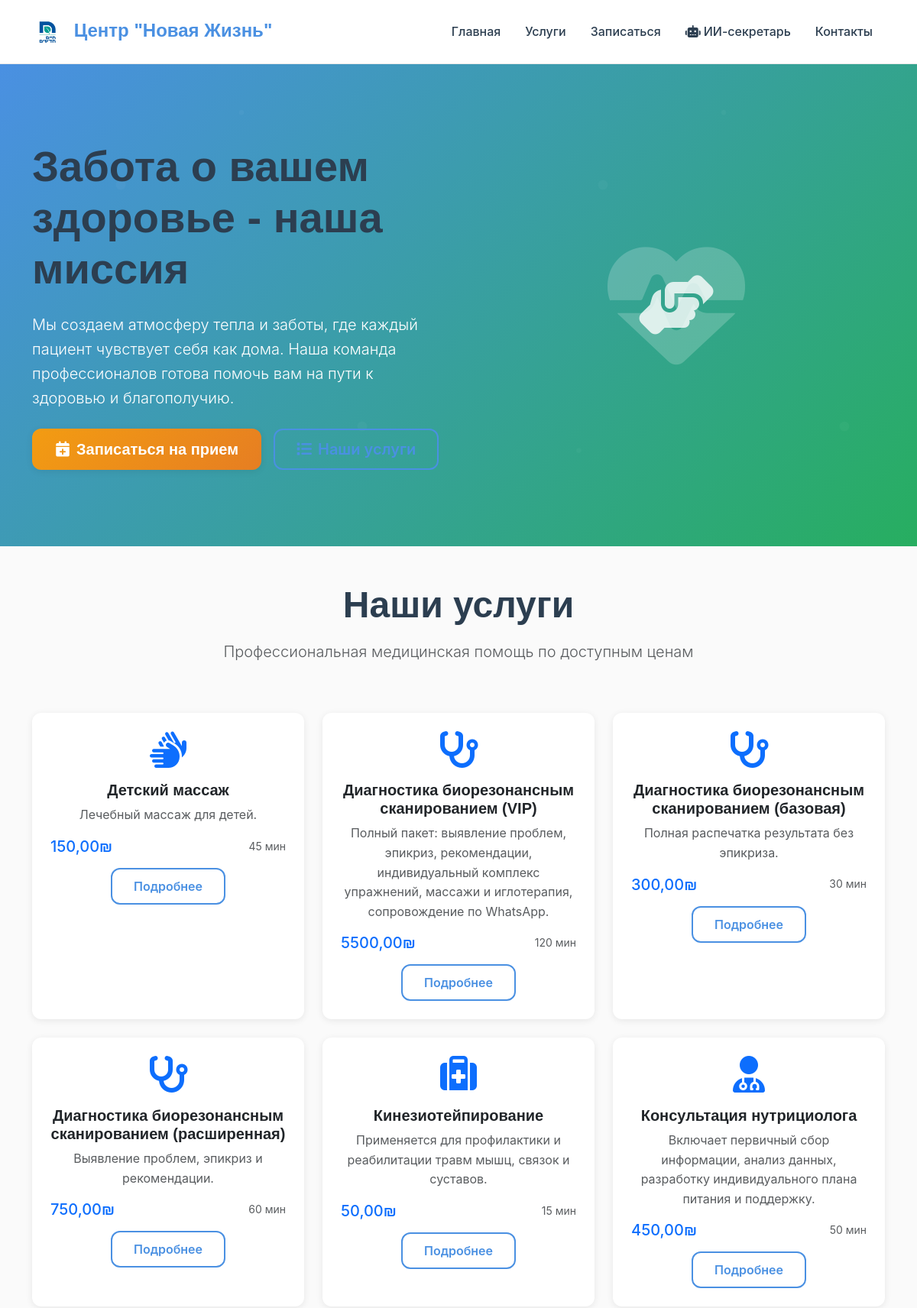
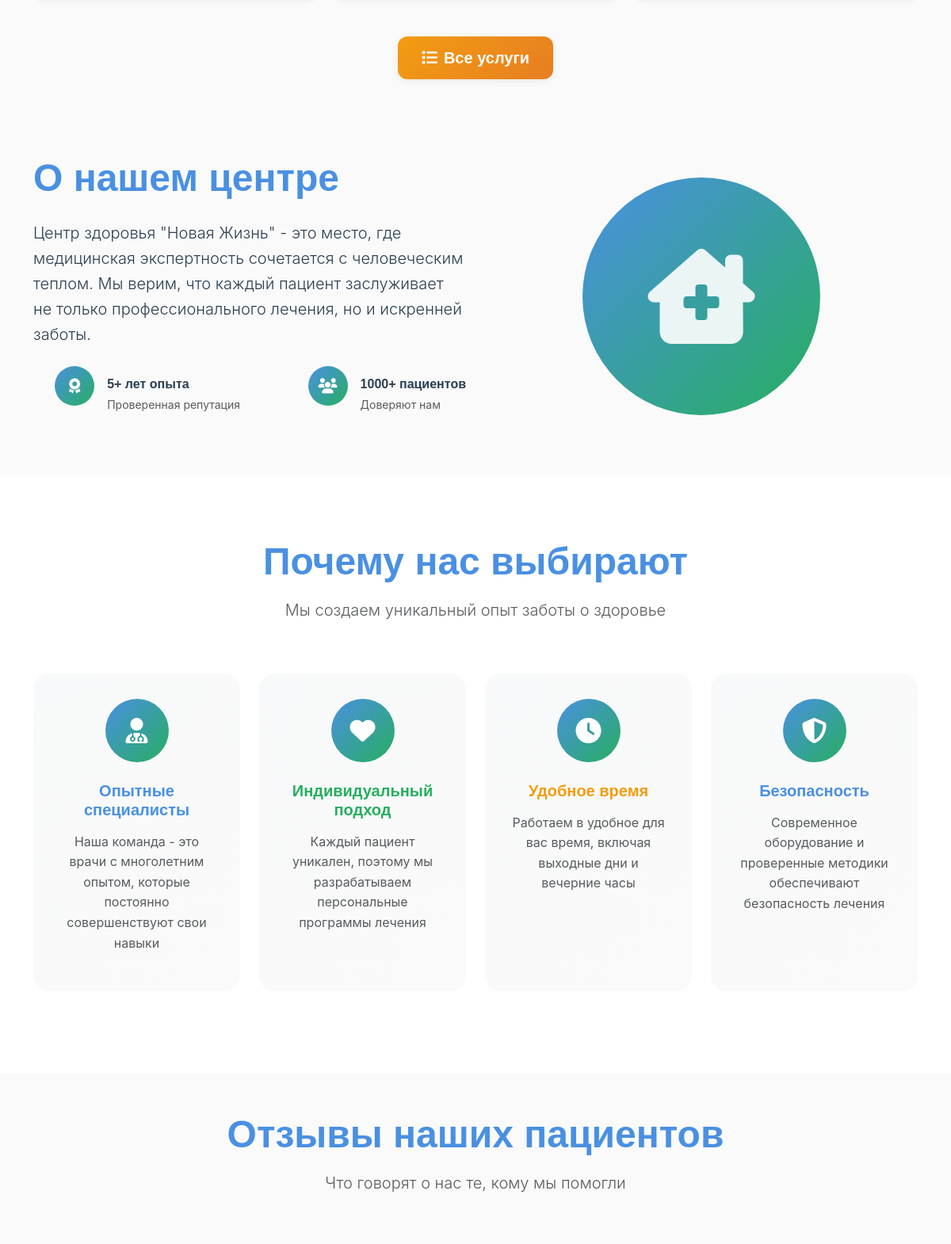
The page / (upper part) on the database its author committed (2 pictures, top to bottom).
### core/models.py (models this page shows, shortened)
class Service(models.Model):
    CATALOG_CHOICES = [
        ('A', 'Каталог А (Израиль)'),
        ('B', 'Каталог B (Заграница)'),
    ]
    name = models.CharField(max_length=200, verbose_name="Название услуги")
    description = models.TextField(verbose_name="Описание")
    price = models.DecimalField(max_digits=10, decimal_places=2, verbose_name="Цена")
    currency = models.CharField(max_length=3, default="₪", verbose_name="Валюта")
    duration = models.IntegerField(help_text="Длительность в минутах", verbose_name="Длительность")
    catalog = models.CharField(max_length=1, choices=CATALOG_CHOICES, default='A', verbose_name="Каталог")
    is_active = models.BooleanField(default=True, verbose_name="Активна")
    created_at = models.DateTimeField(auto_now_add=True, verbose_name="Дата создания")
    class Meta:
        verbose_name = "Услуга"
        verbose_name_plural = "Услуги"
        ordering = ['catalog', 'name']

### core/views.py (the view)
# urls.py: path('', views.home, name='home'),
def home(request):
    popular_services = Service.objects.filter(is_active=True, catalog='A')[:6]
    context = {
        'popular_services': popular_services,
    }
    return render(request, 'core/home.html', context)

### templates/core/home.html (shortened to what this page needs)
{% extends 'base.html' %}
{% block content %}
<section class="hero-section">
    <div class="container">
        <div class="row align-items-center">
            <div class="col-lg-6 fade-in-up">
                <h1 class="display-4 fw-bold mb-4">Забота о вашем здоровье - наша миссия</h1>
                <p class="lead mb-4">
                    Мы создаем атмосферу тепла и заботы, где каждый пациент чувствует себя как дома.
                    Наша команда профессионалов готова помочь вам на пути к здоровью и благополучию.
                </p>
                <div class="d-flex flex-column flex-sm-row gap-3">
                    <a href="{% url 'core:appointment_form' %}" class="btn btn-primary btn-lg">
                        <i class="fas fa-calendar-plus me-2"></i>Записаться на прием
                    </a>
                    <a href="{% url 'core:services' %}" class="btn btn-outline-primary btn-lg">
                        <i class="fas fa-list me-2"></i>Наши услуги
                    </a>
                </div>
            </div>
            <div class="col-lg-6 text-center">
                <div style="position: relative;">
                    <i class="fas fa-heartbeat text-white" style="font-size: 180px; opacity: 0.2;"></i>
                    <div style="position: absolute; top: 50%; left: 50%; transform: translate(-50%, -50%);">
                        <i class="fas fa-hands-helping text-white" style="font-size: 80px; opacity: 0.8;"></i>
                    </div>
                </div>
            </div>
        </div>
    </div>
</section>
<section class="py-5">
    <div class="container">
        <div class="row">
            <div class="col-12 text-center mb-5">
                <h2 class="display-5 fw-bold">Наши услуги</h2>
                <p class="lead text-muted">Профессиональная медицинская помощь по доступным ценам</p>
            </div>
        </div>
        <div class="row">
            {% for service in popular_services %}
            <div class="col-md-4 mb-4">
                <div class="card service-card h-100">
                    <div class="card-body text-center">
                        <div class="mb-3">
                            {% if 'массаж' in service.name.lower %}
                                <i class="fas fa-hands text-primary" style="font-size: 3rem;"></i>
                            {% elif 'консультация' in service.name.lower %}
                                <i class="fas fa-user-md text-primary" style="font-size: 3rem;"></i>
                            {% elif 'диагностика' in service.name.lower %}
                                <i class="fas fa-stethoscope text-primary" style="font-size: 3rem;"></i>
                            {% else %}
                                <i class="fas fa-medkit text-primary" style="font-size: 3rem;"></i>
                            {% endif %}
                        </div>
                        <h5 class="card-title">{{ service.name }}</h5>
                        <p class="card-text text-muted">{{ service.description|truncatewords:15 }}</p>
                        <div class="d-flex justify-content-between align-items-center">
                            <span class="h5 text-primary mb-0">{{ service.price }}{{ service.currency }}</span>
                            <small class="text-muted">{{ service.duration }} мин</small>
                        </div>
                        <a href="{% url 'core:service_detail' service.id %}" class="btn btn-outline-primary mt-3">
                            Подробнее
                        </a>
                    </div>
                </div>
            </div>
            {% endfor %}
        </div>
        <div class="text-center mt-4">
            <a href="{% url 'core:services' %}" class="btn btn-primary btn-lg">
                <i class="fas fa-list me-2"></i>Все услуги
            </a>
        </div>
    </div>
</section>
<section class="py-5 bg-cream">
    <div class="container">
        <div class="row align-items-center">
            <div class="col-lg-6 mb-4 mb-lg-0">
                <h2 class="display-5 fw-bold mb-4 text-primary-blue">О нашем центре</h2>
                <p class="lead mb-4">
                    Центр здоровья "Новая Жизнь" - это место, где медицинская экспертность сочетается с человеческим теплом.
                    Мы верим, что каждый пациент заслуживает не только профессионального лечения, но и искренней заботы.
                </p>
                <div class="row">
                    <div class="col-6 mb-3">
                        <div class="d-flex align-items-center">
                            <div class="advantage-icon me-3" style="width: 50px; height: 50px; font-size: 1.2rem;">
                                <i class="fas fa-award"></i>
                            </div>
                            <div>
                                <h6 class="mb-1">5+ лет опыта</h6>
                                <small class="text-muted">Проверенная репутация</small>
                            </div>
                        </div>
                    </div>
                    <div class="col-6 mb-3">
                        <div class="d-flex align-items-center">
                            <div class="advantage-icon me-3" style="width: 50px; height: 50px; font-size: 1.2rem;">
                                <i class="fas fa-users"></i>
                            </div>
                            <div>
                                <h6 class="mb-1">1000+ пациентов</h6>
                                <small class="text-muted">Доверяют нам</small>
                            </div>
                        </div>
                    </div>
                </div>
            </div>
            <div class="col-lg-6 text-center">
                <div class="position-relative">
                    <div class="bg-gradient-primary rounded-circle d-inline-flex align-items-center justify-content-center"
                         style="width: 300px; height: 300px;">
                        <i class="fas fa-clinic-medical text-white" style="font-size: 120px; opacity: 0.9;"></i>
                    </div>
                </div>
            </div>
        </div>
    </div>
</section>
<section class="advantages-section">
    <div class="container">
        <div class="row">
            <div class="col-12 text-center mb-5">
                <h2 class="display-5 fw-bold text-primary-blue">Почему нас выбирают</h2>
                <p class="lead text-muted">Мы создаем уникальный опыт заботы о здоровье</p>
            </div>
        </div>
        <div class="row">
            <div class="col-md-6 col-lg-3 mb-4">
                <div class="advantage-card">
                    <div class="advantage-icon">
                        <i class="fas fa-user-md"></i>
                    </div>
                    <h5 class="text-primary-blue">Опытные специалисты</h5>
                    <p class="text-muted">Наша команда - это врачи с многолетним опытом, которые постоянно совершенствуют свои навыки</p>
                </div>
            </div>
            <div class="col-md-6 col-lg-3 mb-4">
                <div class="advantage-card">
                    <div class="advantage-icon">
                        <i class="fas fa-heart"></i>
                    </div>
                    <h5 class="text-primary-green">Индивидуальный подход</h5>
                    <p class="text-muted">Каждый пациент уникален, поэтому мы разрабатываем персональные программы лечения</p>
                </div>
            </div>
            <div class="col-md-6 col-lg-3 mb-4">
                <div class="advantage-card">
                    <div class="advantage-icon">
                        <i class="fas fa-clock"></i>
                    </div>
                    <h5 class="text-accent-orange">Удобное время</h5>
                    <p class="text-muted">Работаем в удобное для вас время, включая выходные дни и вечерние часы</p>
                </div>
            </div>
            <div class="col-md-6 col-lg-3 mb-4">
                <div class="advantage-card">
                    <div class="advantage-icon">
                        <i class="fas fa-shield-alt"></i>
                    </div>
                    <h5 class="text-primary-blue">Безопасность</h5>
                    <p class="text-muted">Современное оборудование и проверенные методики обеспечивают безопасность лечения</p>
                </div>
            </div>
        </div>
    </div>
</section>
<section class="py-5 bg-cream">
    <div class="container">
        <div class="row">
            <div class="col-12 text-center mb-5">
                <h2 class="display-5 fw-bold text-primary-blue">Отзывы наших пациентов</h2>
                <p class="lead text-muted">Что говорят о нас те, кому мы помогли</p>
            </div>
        </div>
    </div>
</section>
{% endblock %}

### static/css/custom.css (style rules this page uses)
:root { --primary-blue: #4A90E2; --primary-green: #27AE60; --accent-orange: #F39C12; --background-cream: #FAFAFA; --text-dark: #2C3E50; --text-light: #7F8C8D; --white: #FFFFFF; --light-gray: #ECF0F1; --border-color: #E8E8E8; --gradient-primary: linear-gradient(135deg, var(--primary-blue) 0%, var(--primary-green) 100%); --gradient-warm: linear-gradient(135deg, var(--accent-orange) 0%, #E67E22 100%); --gradient-soft: linear-gradient(135deg, #F8F9FA 0%, var(--background-cream) 100%); --shadow-soft: 0 2px 10px rgba(0, 0, 0, 0.08); --shadow-medium: 0 4px 20px rgba(0, 0, 0, 0.12); --shadow-strong: 0 8px 30px rgba(0, 0, 0, 0.15); --radius-small: 8px; --radius-medium: 12px; --radius-large: 20px; --transition-fast: 0.2s ease; --transition-medium: 0.3s ease; --transition-slow: 0.5s ease; }
body { font-family: 'Inter', -apple-system, BlinkMacSystemFont, 'Segoe UI', sans-serif; background-color: var(--background-cream); color: var(--text-dark); line-height: 1.6; }
h1, h2, h3, h4, h5, h6 { font-family: 'Poppins', sans-serif; font-weight: 600; color: var(--text-dark); margin-bottom: 1rem; }
.hero-section { background: var(--gradient-primary); color: var(--white); padding: 100px 0; position: relative; overflow: hidden; }
.hero-section::before { content: ''; position: absolute; top: 0; left: 0; right: 0; bottom: 0; opacity: 0.3; }
.hero-section .container { position: relative; z-index: 2; }
.btn-primary { background: var(--gradient-warm); border: none; padding: 12px 30px; border-radius: var(--radius-medium); font-weight: 600; font-family: 'Poppins', sans-serif; box-shadow: var(--shadow-soft); transition: var(--transition-medium); }
.btn-outline-primary { border: 2px solid var(--primary-blue); color: var(--primary-blue); background: transparent; padding: 10px 28px; border-radius: var(--radius-medium); font-weight: 600; transition: var(--transition-medium); }
.service-card { background: var(--white); border: none; border-radius: var(--radius-large); box-shadow: var(--shadow-soft); transition: var(--transition-medium); overflow: hidden; height: 100%; }
.service-card .card-body { padding: 1.5rem; }
.advantages-section { background: var(--white); padding: 80px 0; }
.advantage-card { text-align: center; padding: 2rem; border-radius: var(--radius-large); background: var(--gradient-soft); height: 100%; transition: var(--transition-medium); }
.advantage-icon { width: 80px; height: 80px; background: var(--gradient-primary); border-radius: 50%; display: flex; align-items: center; justify-content: center; margin: 0 auto 1.5rem; color: var(--white); font-size: 2rem; }
.card { border: none; border-radius: var(--radius-medium); box-shadow: var(--shadow-soft); background: var(--white); }
.fade-in-up { animation: fadeInUp 0.6s ease-out; }
.text-primary-blue { color: var(--primary-blue) !important; }
.text-primary-green { color: var(--primary-green) !important; }
.text-accent-orange { color: var(--accent-orange) !important; }
.bg-cream { background-color: var(--background-cream) !important; }
.bg-gradient-primary { background: var(--gradient-primary) !important; }

### rows shown on the page
Service: name "Детский массаж", description "Лечебный массаж для детей.", price "150,00", currency "₪", duration "45"
Service: name "Диагностика биорезонансным сканированием (VIP)", description "Полный пакет: выявление проблем, эпикриз, рекомендации, индивидуальный комплекс упражнений, массажи и иглотерапия, сопровождение по WhatsApp.", price "5500,00", currency "₪", duration "120"
Service: name "Диагностика биорезонансным сканированием (базовая)", description "Полная распечатка результата без эпикриза.", price "300,00", currency "₪", duration "30"
Service: name "Диагностика биорезонансным сканированием (расширенная)", description "Выявление проблем, эпикриз и рекомендации.", price "750,00", currency "₪", duration "60"
Service: name "Кинезиотейпирование", description "Применяется для профилактики и реабилитации травм мышц, связок и суставов.", price "50,00", currency "₪", duration "15"
Service: name "Консультация нутрициолога", description "Включает первичный сбор информации, анализ данных, разработку индивидуального плана питания и поддержку.", price "450,00", currency "₪", duration "50"
